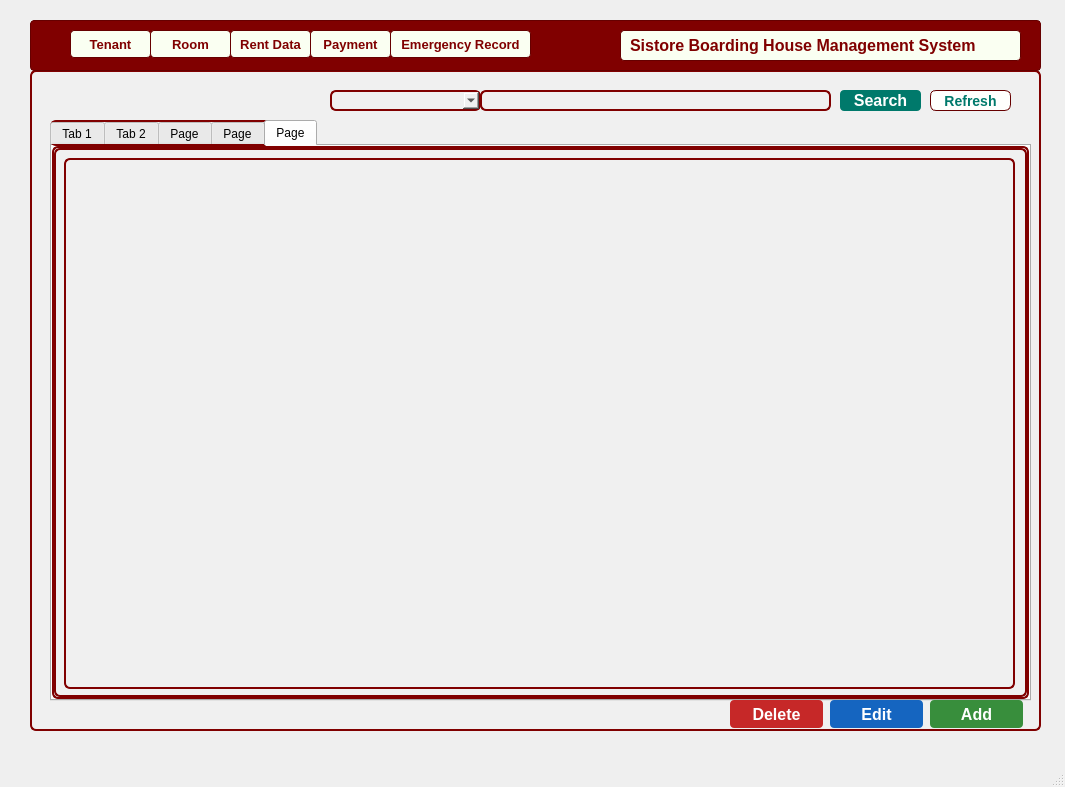
<?xml version="1.0" encoding="UTF-8"?>
<ui version="4.0">
 <class>MainWindow</class>
 <widget class="QMainWindow" name="MainWindow">
  <property name="geometry">
   <rect>
    <x>0</x>
    <y>0</y>
    <width>1065</width>
    <height>787</height>
   </rect>
  </property>
  <property name="windowTitle">
   <string>MainWindow</string>
  </property>
  <widget class="QWidget" name="centralwidget">
   <widget class="QFrame" name="frame">
    <property name="geometry">
     <rect>
      <x>30</x>
      <y>70</y>
      <width>1011</width>
      <height>661</height>
     </rect>
    </property>
    <property name="styleSheet">
     <string notr="true">background-color: rgb(240, 240, 240);
border: 2px solid #800000;
border-radius: 6px;
</string>
    </property>
    <property name="frameShape">
     <enum>QFrame::StyledPanel</enum>
    </property>
    <property name="frameShadow">
     <enum>QFrame::Raised</enum>
    </property>
    <widget class="QTabWidget" name="DataTable">
     <property name="geometry">
      <rect>
       <x>20</x>
       <y>50</y>
       <width>981</width>
       <height>581</height>
      </rect>
     </property>
     <property name="styleSheet">
      <string notr="true"/>
     </property>
     <property name="currentIndex">
      <number>4</number>
     </property>
     <widget class="QWidget" name="Tenant">
      <attribute name="title">
       <string>Tab 1</string>
      </attribute>
      <widget class="QTableView" name="TenantTable">
       <property name="geometry">
        <rect>
         <x>10</x>
         <y>10</y>
         <width>951</width>
         <height>531</height>
        </rect>
       </property>
      </widget>
     </widget>
     <widget class="QWidget" name="Room">
      <attribute name="title">
       <string>Tab 2</string>
      </attribute>
      <widget class="QTableView" name="RoomTable">
       <property name="geometry">
        <rect>
         <x>10</x>
         <y>10</y>
         <width>951</width>
         <height>531</height>
        </rect>
       </property>
      </widget>
     </widget>
     <widget class="QWidget" name="Rent">
      <attribute name="title">
       <string>Page</string>
      </attribute>
      <widget class="QTableView" name="RentTable">
       <property name="geometry">
        <rect>
         <x>10</x>
         <y>10</y>
         <width>951</width>
         <height>531</height>
        </rect>
       </property>
      </widget>
     </widget>
     <widget class="QWidget" name="Payment">
      <attribute name="title">
       <string>Page</string>
      </attribute>
      <widget class="QTableView" name="PaymentTable">
       <property name="geometry">
        <rect>
         <x>10</x>
         <y>10</y>
         <width>951</width>
         <height>531</height>
        </rect>
       </property>
      </widget>
     </widget>
     <widget class="QWidget" name="EmergencyContact">
      <attribute name="title">
       <string>Page</string>
      </attribute>
      <widget class="QTableView" name="ECTable">
       <property name="geometry">
        <rect>
         <x>10</x>
         <y>10</y>
         <width>951</width>
         <height>531</height>
        </rect>
       </property>
      </widget>
     </widget>
    </widget>
    <widget class="QLineEdit" name="SearchLineEdit">
     <property name="geometry">
      <rect>
       <x>450</x>
       <y>20</y>
       <width>351</width>
       <height>21</height>
      </rect>
     </property>
    </widget>
    <widget class="QPushButton" name="SearchpushButton">
     <property name="geometry">
      <rect>
       <x>810</x>
       <y>20</y>
       <width>81</width>
       <height>21</height>
      </rect>
     </property>
     <property name="styleSheet">
      <string notr="true">background-color: #00796B;
color: white;
font-family: &quot;Cal Sans&quot;, sans-serif;
font-weight: 500;
font-size: 16px;
border: none;
border-radius: 4px;
padding: 3px 6px;
</string>
     </property>
     <property name="text">
      <string>Search</string>
     </property>
    </widget>
    <widget class="QComboBox" name="SearchField">
     <property name="geometry">
      <rect>
       <x>300</x>
       <y>20</y>
       <width>151</width>
       <height>21</height>
      </rect>
     </property>
    </widget>
    <widget class="QPushButton" name="RefreshpushButton">
     <property name="geometry">
      <rect>
       <x>900</x>
       <y>20</y>
       <width>81</width>
       <height>21</height>
      </rect>
     </property>
     <property name="styleSheet">
      <string notr="true">background-color: rgb(255, 255, 253);
border: 1px solid #660000; 
border-radius: 6px;
color: #00796B;
font-family: &quot;Cal Sans&quot;, sans-serif;
font-weight: 500;
font-size: 14px;
padding: 3px 6px;
</string>
     </property>
     <property name="text">
      <string>Refresh</string>
     </property>
    </widget>
    <widget class="QPushButton" name="AddpushButton">
     <property name="geometry">
      <rect>
       <x>900</x>
       <y>630</y>
       <width>93</width>
       <height>28</height>
      </rect>
     </property>
     <property name="styleSheet">
      <string notr="true">background-color: #388E3C; /* Darker green */
color: white;
font-family: &quot;Cal Sans&quot;, sans-serif;
font-weight: 700; /* Bold */
font-size: 16px;
border: none;
border-radius: 4px;
padding: 6px 12px;
</string>
     </property>
     <property name="text">
      <string>Add</string>
     </property>
    </widget>
    <widget class="QPushButton" name="EditpushButton">
     <property name="geometry">
      <rect>
       <x>800</x>
       <y>630</y>
       <width>93</width>
       <height>28</height>
      </rect>
     </property>
     <property name="styleSheet">
      <string notr="true">background-color: #1565C0; /* Darker blue */
color: white;
font-family: &quot;Cal Sans&quot;, sans-serif;
font-weight: 700; /* Bold */
font-size: 16px;
border: none;
border-radius: 4px;
padding: 6px 12px;
</string>
     </property>
     <property name="text">
      <string>Edit</string>
     </property>
    </widget>
    <widget class="QPushButton" name="DeletepushButton">
     <property name="geometry">
      <rect>
       <x>700</x>
       <y>630</y>
       <width>93</width>
       <height>28</height>
      </rect>
     </property>
     <property name="styleSheet">
      <string notr="true">background-color: #C62828; /* Darker red */
color: white;
font-family: &quot;Cal Sans&quot;, sans-serif;
font-weight: 700; /* Bold */
font-size: 16px;
border: none;
border-radius: 4px;
padding: 6px 12px;
</string>
     </property>
     <property name="text">
      <string>Delete</string>
     </property>
    </widget>
   </widget>
   <widget class="QFrame" name="frame_2">
    <property name="geometry">
     <rect>
      <x>30</x>
      <y>20</y>
      <width>1011</width>
      <height>51</height>
     </rect>
    </property>
    <property name="styleSheet">
     <string notr="true">background-color: #800000;  /* Maroon background */
                border: 1px solid #660000;  /* Darker maroon border */
                border-radius: 4px;
                padding: 5px;
                font-family: 'Times New Roman', serif;  /* Formal font */
                font-size: 14px;
                color: white;</string>
    </property>
    <property name="frameShape">
     <enum>QFrame::StyledPanel</enum>
    </property>
    <property name="frameShadow">
     <enum>QFrame::Raised</enum>
    </property>
    <widget class="QPushButton" name="pushButton">
     <property name="geometry">
      <rect>
       <x>40</x>
       <y>10</y>
       <width>81</width>
       <height>28</height>
      </rect>
     </property>
     <property name="styleSheet">
      <string notr="true">background-color: rgb(250, 255, 242); /* Soft light green background */
border: 1px solid #660000; /* Darker maroon border */
border-radius: 4px;
padding: 5px;
font-family: 'Roboto', sans-serif;
font-weight: 500; /* Normal weight */
font-style: normal;
font-size: 13px;
color: #800000; /* Maroon text color */
</string>
     </property>
     <property name="text">
      <string>Tenant</string>
     </property>
    </widget>
    <widget class="QPushButton" name="pushButton_2">
     <property name="geometry">
      <rect>
       <x>120</x>
       <y>10</y>
       <width>81</width>
       <height>28</height>
      </rect>
     </property>
     <property name="styleSheet">
      <string notr="true">background-color: rgb(250, 255, 242); /* Soft light green background */
border: 1px solid #660000; /* Darker maroon border */
border-radius: 4px;
padding: 5px;
font-family: 'Roboto', sans-serif;
font-weight: 500; /* Normal weight */
font-style: normal;
font-size: 13px;
color: #800000; /* Maroon text color */
</string>
     </property>
     <property name="text">
      <string>Room</string>
     </property>
    </widget>
    <widget class="QPushButton" name="pushButton_3">
     <property name="geometry">
      <rect>
       <x>200</x>
       <y>10</y>
       <width>81</width>
       <height>28</height>
      </rect>
     </property>
     <property name="styleSheet">
      <string notr="true">background-color: rgb(250, 255, 242); /* Soft light green background */
border: 1px solid #660000; /* Darker maroon border */
border-radius: 4px;
padding: 5px;
font-family: 'Roboto', sans-serif;
font-weight: 500; /* Normal weight */
font-style: normal;
font-size: 13px;
color: #800000; /* Maroon text color */
</string>
     </property>
     <property name="text">
      <string>Rent Data</string>
     </property>
    </widget>
    <widget class="QPushButton" name="pushButton_4">
     <property name="geometry">
      <rect>
       <x>280</x>
       <y>10</y>
       <width>81</width>
       <height>28</height>
      </rect>
     </property>
     <property name="styleSheet">
      <string notr="true">background-color: rgb(250, 255, 242); /* Soft light green background */
border: 1px solid #660000; /* Darker maroon border */
border-radius: 4px;
padding: 5px;
font-family: 'Roboto', sans-serif;
font-weight: 500; /* Normal weight */
font-style: normal;
font-size: 13px;
color: #800000; /* Maroon text color */

</string>
     </property>
     <property name="text">
      <string>Payment</string>
     </property>
    </widget>
    <widget class="QPushButton" name="pushButton_5">
     <property name="geometry">
      <rect>
       <x>360</x>
       <y>10</y>
       <width>141</width>
       <height>28</height>
      </rect>
     </property>
     <property name="styleSheet">
      <string notr="true">background-color: rgb(250, 255, 242); /* Soft light green background */
border: 1px solid #660000; /* Darker maroon border */
border-radius: 4px;
padding: 5px;
font-family: 'Roboto', sans-serif;
font-weight: 500; /* Normal weight */
font-style: normal;
font-size: 13px;
color: #800000; /* Maroon text color */

</string>
     </property>
     <property name="text">
      <string>Emergency Record</string>
     </property>
    </widget>
    <widget class="QLabel" name="label">
     <property name="geometry">
      <rect>
       <x>590</x>
       <y>10</y>
       <width>401</width>
       <height>31</height>
      </rect>
     </property>
     <property name="styleSheet">
      <string notr="true">background-color: rgb(250, 255, 242); /* Soft light green background */
border: 1px solid #660000; /* Darker maroon border */
border-radius: 4px;
padding: 5px;
font-family: 'Cal Sans', sans-serif;
font-weight: 600;
font-style: normal;
font-size: 16px;
color: #800000; /* Maroon text color */

</string>
     </property>
     <property name="text">
      <string>Sistore Boarding House Management System</string>
     </property>
    </widget>
   </widget>
  </widget>
  <widget class="QMenuBar" name="menubar">
   <property name="geometry">
    <rect>
     <x>0</x>
     <y>0</y>
     <width>1065</width>
     <height>26</height>
    </rect>
   </property>
  </widget>
  <widget class="QStatusBar" name="statusbar"/>
 </widget>
 <resources/>
 <connections/>
</ui>
